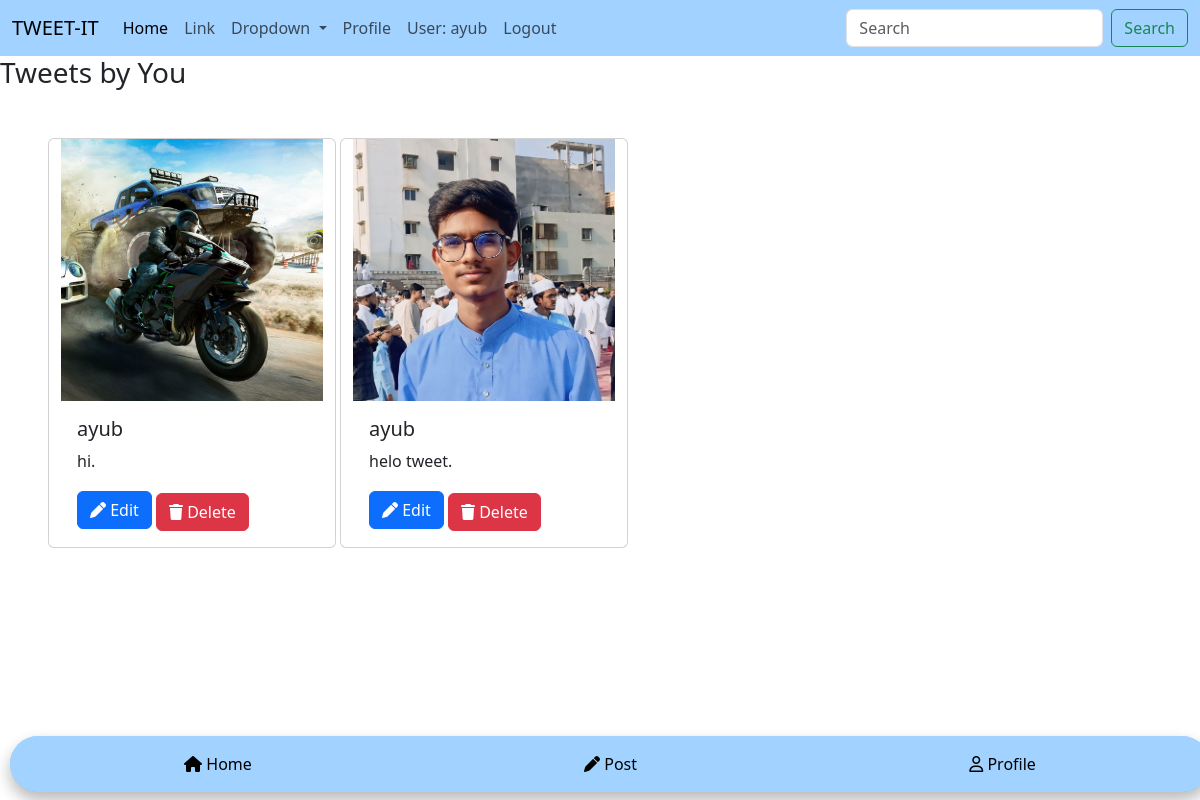
/user/ayub/ (signed in), run on an earlier commit of the app's database.
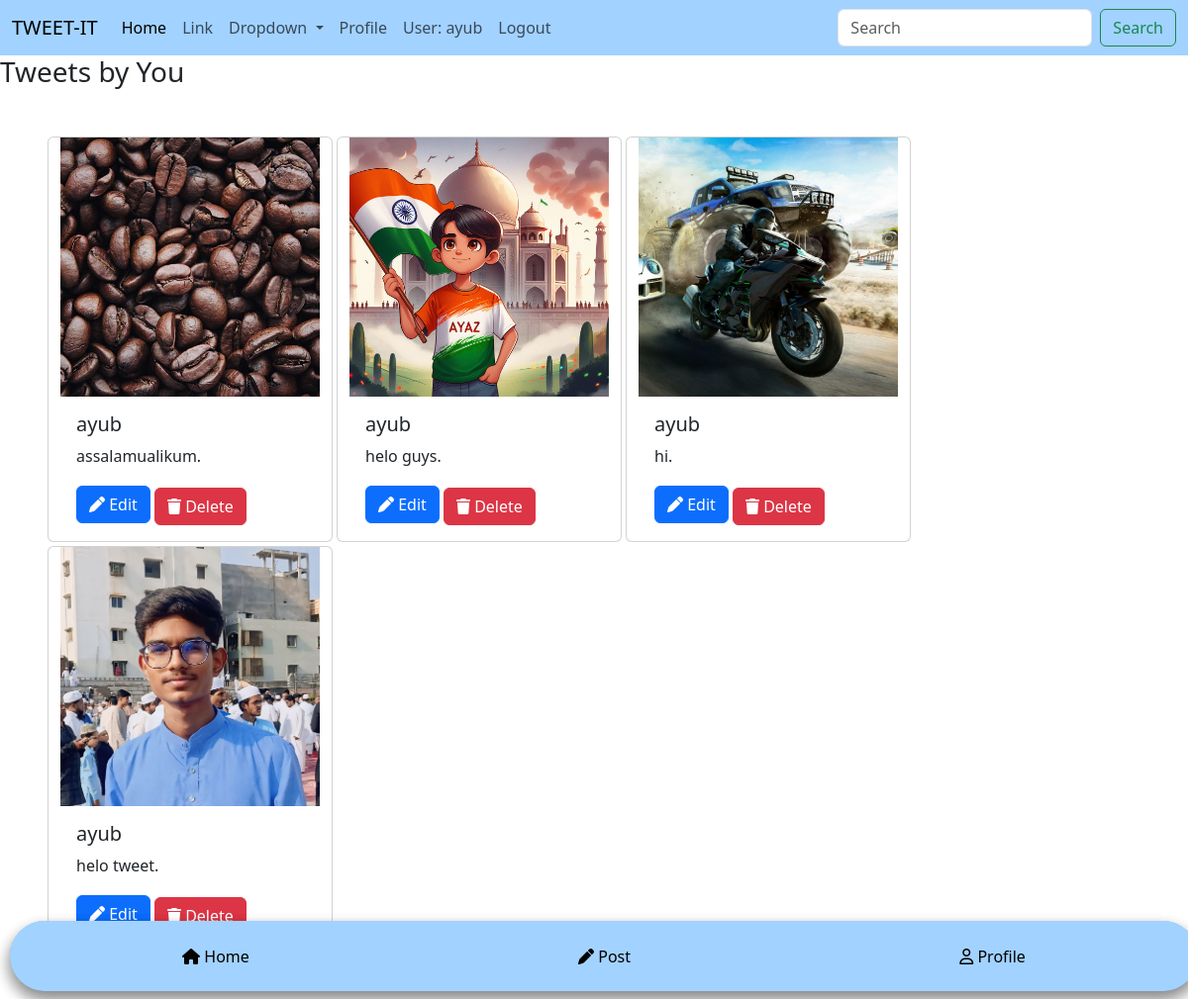
And on a later commit of the database.
### main/models.py (models this page shows, shortened)
class Tweet(models.Model):
    user = models.ForeignKey(User, on_delete=models.CASCADE)
    text = models.TextField(max_length=240)
    photo = models.ImageField(upload_to='photos/',null=True,blank=True)
    created_at = models.DateTimeField(auto_now_add=True)
    updated_at = models.DateTimeField(auto_now=True)

### main/views.py (the view)
# urls.py: path('user/<str:username>/', views.user_tweets, name='user_tweets'),
@login_required
def user_tweets(request,username):
    user = get_object_or_404(User, username=username)
    tweets = Tweet.objects.filter(user=request.user).order_by('-created_at')
    return render(request, 'user_tweets.html', {'tweets': tweets, 'user': user})

### main/templates/user_tweets.html
{% extends 'base.html' %}
{% block start %}
  <h3>Tweets by You</h3>
  <div class="main row gap-1 m-5">
      {% for tweet in tweets %}
      <div class="card" style="width: 18rem;">
        {% if tweet.photo %}
              <img src="{{ tweet.photo.url }}" class="img-fluid" alt="Tweet Image" style=" height: 100%;
              object-fit: cover;">
            {% endif %}
        <div class="card-body">
          <h5 class="card-title">{{ tweet.user.username }}</h5>
          <p class="card-text">{{ tweet.text }}.</p>
          {% if tweet.user == user %}
          <a href="{% url 'tweetedit' tweet.id %}" class="btn btn-primary"><i class="fa-solid fa-pen" style="color: #ffffff;"></i> Edit</a>
          <a href="{% url 'tweetdelete' tweet.id %}" class="btn btn-danger mt-1"><i class="fa-solid fa-trash" style="color: #ffffff;"></i> Delete</a>
        {% endif %}
        </div>
      </div>
      {% endfor %}
  </div>
  {% for tweet in tweets %}
<div class="mobile-menu nav navbar-expand-lg  mt-3 mb-2  shadow p-2">
  <li>
    <a href="/"><i class="fa-solid fa-house" style="color: #000000;"></i> Home</a>
  </li>
  <li>
    <a href="{% url 'tweetcreate' %}" class=""><i class="fa-solid fa-pen" style="color: #000000;"></i> Post</a>
  </li>
  <li>
        <a href="profile/"><i class="fa-regular fa-user" style="color: #000000;"></i> Profile</a>
        </li>
    </div>
    {% endfor %}
{% endblock %}

### main/templates/base.html (shortened to what this page needs)
{% load static %}
<!DOCTYPE html>
<html lang="en" data-bs-theme="light">
  <head>
    <link rel="stylesheet" href="https://cdnjs.cloudflare.com/ajax/libs/font-awesome/6.5.2/css/all.min.css" />
    <link
      href="https://cdn.jsdelivr.net/npm/bootstrap@5.3.3/dist/css/bootstrap.min.css"
      rel="stylesheet"
    />
    <link rel="stylesheet" href="{% static 'css/style.css' %}" />
  </head>
  <body>
    <nav class="navbar navbar-expand-lg " >
        <div class="container-fluid">
          <a class="navbar-brand" href="#">TWEET-IT</a>
          <div class="collapse navbar-collapse" id="navbarSupportedContent">
            <ul class="navbar-nav me-auto mb-2 mb-lg-0">
              <li class="nav-item">
                <a class="nav-link active" aria-current="page" href="/">Home</a>
              </li>
              <li class="nav-item">
                <a class="nav-link" href="#">Link</a>
              </li>
              <li class="nav-item dropdown">
                <a class="nav-link dropdown-toggle" href="#" role="button" data-bs-toggle="dropdown" aria-expanded="false">
                  Dropdown
                </a>
              </li>
              <li class="nav-item">
                <a href="{% url 'profile' %}" class="nav-link">Profile</a>
              </li>
              <li class="nav-item">
  <a href="#" class="nav-link">User: {{user.username}}</a>
              </li>
              <li class="nav-item">
                <a href="logout" class="nav-link">Logout</a>
                            </li>
            </ul>
            <form class="d-flex" role="search">
              <input class="form-control me-2" type="search" placeholder="Search" aria-label="Search" name="search">
              <button class="btn btn-outline-success" type="submit">Search</button>
            </form>
          </div>
        </div>
      </nav>
      {% block start %}
    {% endblock %}
  </body>
</html>

### main/static/css/style.css (style rules this page uses)
.mobile-menu { position: fixed; margin-top: 40px; align-items: center; bottom: 0px; left: 0px; width: 100%; background-color: #a2d2ff; color: #000; height: 7%; border-radius: 40px; margin-left: 10px; margin-right: 10px; padding: 40px; display: flex; justify-content: space-around; }
.mobile-menu li, a { color: #000; }
a { text-decoration: none; }
.navbar { background-color: #a2d2ff; position: sticky; top: 0; z-index: 99999; }

What changed in the data, as far as the page shows it:
added Tweet: photo (picture), user.username "ayub", text "assalamualikum", shows "Edit"
added Tweet: photo (picture), user.username "ayub", text "helo guys", shows "Edit"
